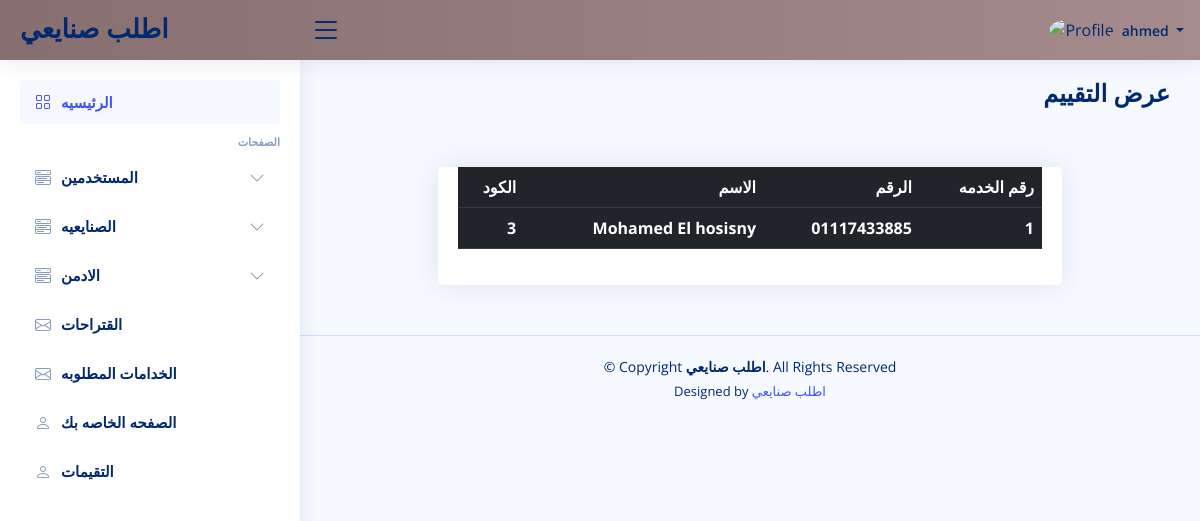
The page /admin/orders/list.php (signed in) on the database as committed earlier.
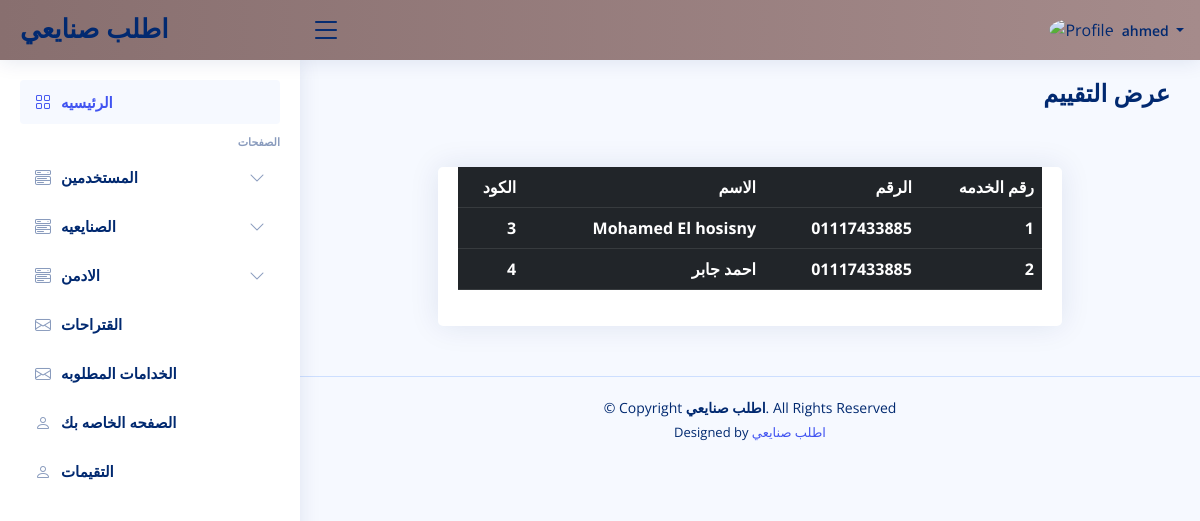
The same page on the database as committed later.
### tables this page shows
CREATE TABLE `orders` (
  `id` int(11) NOT NULL,
  `userId` int(11) NOT NULL,
  `empId` int(11) NOT NULL
);

CREATE TABLE `users` (
  `id` int(11) NOT NULL,
  `name` varchar(20) NOT NULL,
  `email` varchar(66) NOT NULL,
  `password` varchar(23) NOT NULL,
  `address` varchar(333) NOT NULL,
  `phone` varchar(12) NOT NULL
);

### admin/orders/list.php (the view, shortened to what this page needs)
<?php
include '../shared/head.php';
include '../shared/header.php';
include '../shared/aside.php';
include '../sharedFunc/db.php';
$select = "SELECT * FROM `orders` JOIN users
on orders.userId = users.id";
$s = mysqli_query($conn, $select);
?>
<main id="main" class="main">
  <div class="pagetitle">
    <h1>عرض التقييم
    </h1>
  </div>
  <section class="section dashboard">
    <div class="row">
      <div class="container col-9 mt-5 text-center">
        <div class="card">
          <div class="card-body">
            <table class="table table-dark">
              <tr>
                <th>الكود</th>
                <th>الاسم</th>
                <th>الرقم</th>
                <th>رقم الخدمه</th>
              </tr>
              <?php foreach ($s as $data) { ?>
                <tr>
                  <th> <?php echo $data['id'] ?> </th>
                  <th> <?php echo $data['name'] ?> </th>
                  <th> <?php echo $data['phone'] ?> </th>
                  <th> <?php echo $data['empId'] ?> </th>
                </tr>
              <?php } ?>
            </table>
          </div>
        </div>
      </div>
    </div>
  </section>
</main>
<?php
include '../shared/footer.php';
include '../shared/script.php';
?>

Rows that differ between the two databases and show on the page:
added orders: userId "4", userId.name "احمد جابر", userId.phone "01117433885", empId "2"
